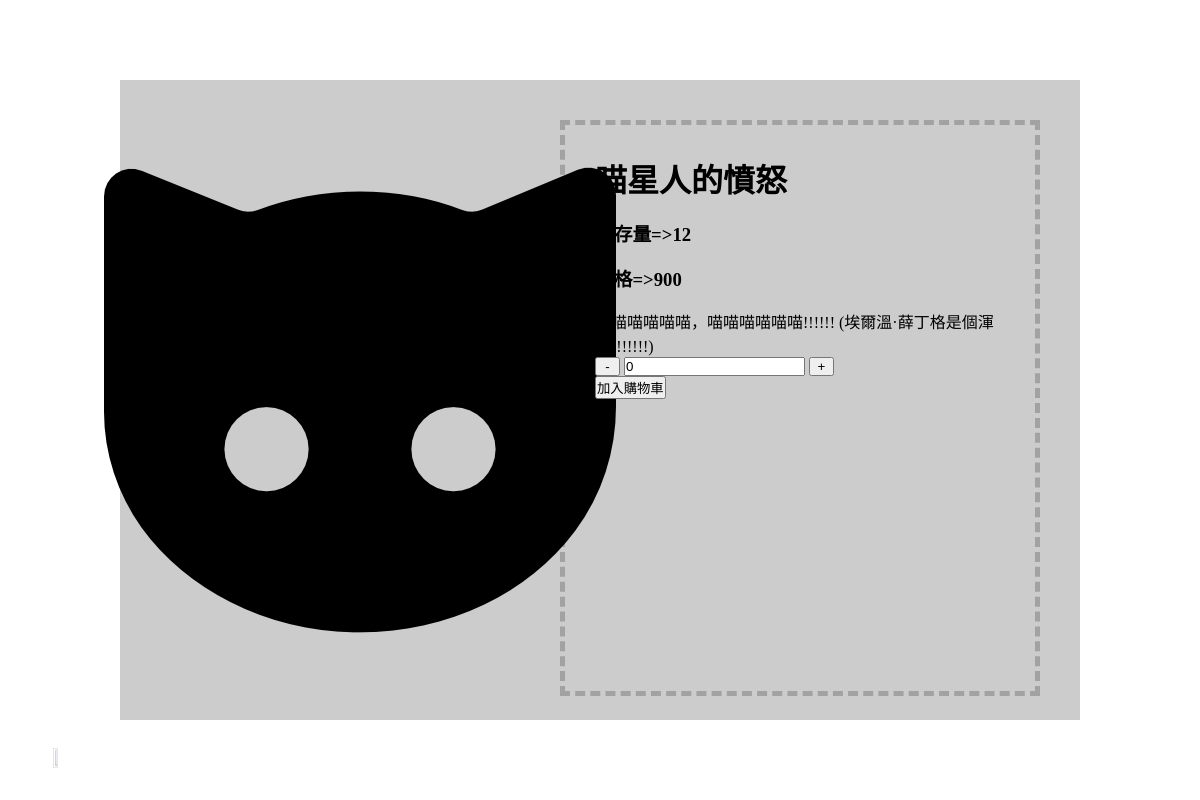
Screenshot of /source/productView.php?id=2 with the database file from the repository.
### tables this page shows
CREATE TABLE `products` (
  `id` int(11) NOT NULL,
  `productName` varchar(50) NOT NULL,
  `imgLink` varchar(100) NOT NULL,
  `introduce` text DEFAULT NULL,
  `price` int(11) NOT NULL DEFAULT 0,
  `reserve` int(11) NOT NULL DEFAULT 0,
  `supplier` int(11) NOT NULL
);

### source/productView.php (the view, shortened to what this page needs)
<!DOCTYPE html>
<html>
    <head>
    </head>
    <body onload="setvalue();">
        <?php
            $id=$_GET['id'];
            $connect=new mysqli('localhost', 'root', "");
            $connect->select_db("final_project");
            $connect->set_charset("utf8");
            $commend="SELECT * FROM products WHERE id='$id'";
            $result=$connect->query($commend);
            $row=$result->fetch_row();
        ?>
        <div class="main">
            <div class="contain">
                <div class="imgBox">
                    <img src="<?php echo$row[2];?>">
                </div>
                <div class="textBox">
                    <h1><?php echo$row[1];?></h1><br>
                    <h3>庫存量=><?php echo$row[5];?></h3><br>
                    <h3>價格=><?php echo$row[4];?></h3><br>
                    <p><?php echo$row[3];?></p>
                    <form method="get" action="shoppingCart.php">
                        <input type="button" value="-" onclick="minus();" style="width:25px;">
                        <input type="text" name="orderQuality" id="orderQuality" >
                        <input type="button" value="+" onclick="plus();" style="width:25px;">
                        <br>
                        <input type="submit" value="加入購物車" name="submitOrder">
                    </form>
                </div>
            </div>
        </div>
        <div class="foot">
            <div class="back">
                <a href="shoppingCart.php"><img src="img/back.svg"></a>
            </div>
        </div>
    </body>
</html>

### source/productView.php (style rules this page uses)
* { padding: 0; margin: 0; box-sizing: border-box; }
.main { width:80vw; height:80vh; position:absolute; top:0; right:0; left:0; bottom:0; margin:auto; }
.contain { width:100%; height:100%; position:absolute; top:0; left:0; background-color: #cccccc; display: flex; }
.imgBox { width:50%; height:100%; display: flex; justify-content: center; align-items: center; }
.textBox { width:50%; height: 90%; position: absolute; top: 0; right: 0; bottom: 0; margin: 40px; border: 5px #0003 dashed; padding: 30px; }
.foot { width: 100vw; height: 10vh; position:absolute; bottom:0; }
.back { height: 100%; width: 100px; position:absolute; left:0; display: flex; justify-content: center; align-items: center; }
.back img { height: 50%; width: 50%; opacity: .4; }
.back a { padding-left: 25px; }

### rows the page displays
products: imgLink (picture), productName "喵星人的憤怒", reserve "12", price "900", introduce "喵喵喵喵喵喵，喵喵喵喵喵喵!!!!!! (埃爾溫·薛丁格是個渾蛋!!!!!!!)"
